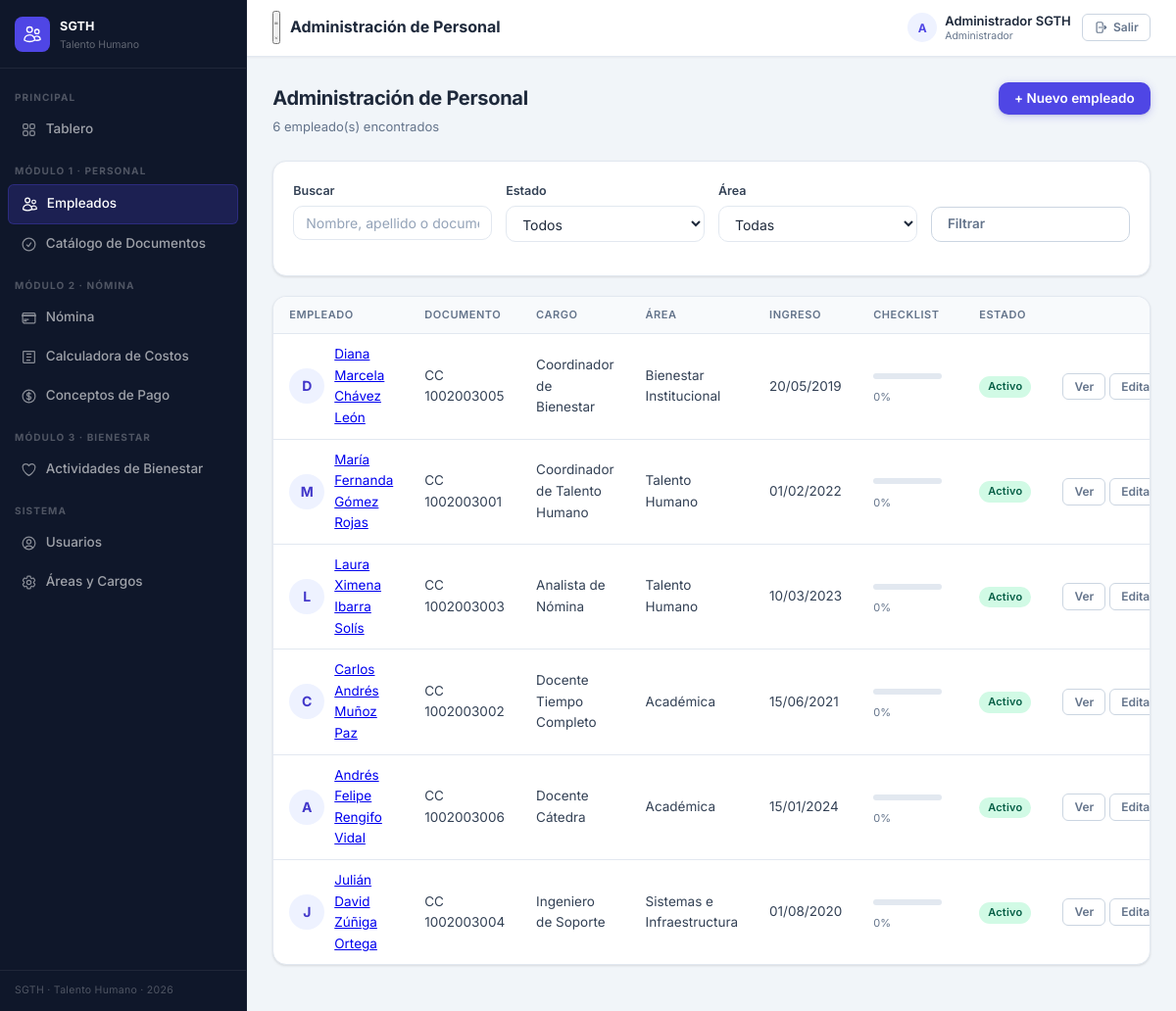
The app's page /public/empleados (signed in) with its own data.
### tables this page shows
CREATE TABLE empleados (
  id                          INT AUTO_INCREMENT PRIMARY KEY,
  tipo_documento              ENUM('CC','CE','TI','PA') NOT NULL DEFAULT 'CC',
  numero_documento            VARCHAR(30) NOT NULL UNIQUE,
  nombres                     VARCHAR(100) NOT NULL,
  apellidos                   VARCHAR(100) NOT NULL,
  fecha_nacimiento            DATE NULL,
  genero                      ENUM('M','F','Otro') NULL,
  estado_civil                VARCHAR(30) NULL,
  direccion                   VARCHAR(200) NULL,
  telefono                    VARCHAR(30) NULL,
  email                       VARCHAR(120) NULL,
  cargo_id                    INT NULL,
  area_id                     INT NULL,
  fecha_ingreso               DATE NOT NULL,
  tipo_contrato               ENUM('termino_fijo','termino_indefinido','obra_labor','prestacion_servicios') NOT NULL DEFAULT 'termino_fijo',
  salario_base                DECIMAL(12,2) NOT NULL DEFAULT 0,
  eps                         VARCHAR(100) NULL,
  fondo_pension               VARCHAR(100) NULL,
  arl                         VARCHAR(100) NULL,
  tipo_sangre                 VARCHAR(5) NULL,
  contacto_emergencia_nombre  VARCHAR(120) NULL,
  contacto_emergencia_telefono VARCHAR(30) NULL,
  estado                      ENUM('activo','inactivo','retirado') NOT NULL DEFAULT 'activo',
  fecha_retiro                DATE NULL,
  foto_path                   VARCHAR(255) NULL,
  created_at                  TIMESTAMP DEFAULT CURRENT_TIMESTAMP,
  updated_at                  TIMESTAMP DEFAULT CURRENT_TIMESTAMP ON UPDATE CURRENT_TIMESTAMP,
  FOREIGN KEY (cargo_id) REFERENCES cargos(id) ON DELETE SET NULL,
  FOREIGN KEY (area_id) REFERENCES areas(id) ON DELETE SET NULL
);

CREATE TABLE cargos (
  id                      INT AUTO_INCREMENT PRIMARY KEY,
  nombre                  VARCHAR(120) NOT NULL,
  area_id                 INT NULL,
  salario_base_sugerido   DECIMAL(12,2) NULL,
  created_at              TIMESTAMP DEFAULT CURRENT_TIMESTAMP,
  FOREIGN KEY (area_id) REFERENCES areas(id) ON DELETE SET NULL
);

CREATE TABLE areas (
  id            INT AUTO_INCREMENT PRIMARY KEY,
  nombre        VARCHAR(120) NOT NULL,
  descripcion   VARCHAR(255) NULL,
  created_at    TIMESTAMP DEFAULT CURRENT_TIMESTAMP
);

### app/controllers/EmpleadoController.php (called while the page is built, shortened)
<?php
class EmpleadoController {
    public function index(): void {
        $q      = trim($_GET['q'] ?? '');
        $estado = $_GET['estado'] ?? '';
        $area   = $_GET['area'] ?? '';
        $where  = [];
        $params = [];
        $whereSql = $where ? ('WHERE ' . implode(' AND ', $where)) : '';
        $empleados = DB::fetchAll("
            SELECT e.*, c.nombre AS cargo, a.nombre AS area,
                   COALESCE(vc.pct_completitud,0) AS pct_checklist
            FROM empleados e
            LEFT JOIN cargos c ON c.id = e.cargo_id
            LEFT JOIN areas  a ON a.id = e.area_id
            LEFT JOIN v_checklist_completitud vc ON vc.empleado_id = e.id
            $whereSql
            ORDER BY e.apellidos, e.nombres
        ", $params);
        $areas = DB::fetchAll("SELECT * FROM areas ORDER BY nombre");
        View::render('empleados.index', [
            'titulo'    => 'Administración de Personal',
            'empleados' => $empleados,
            'areas'     => $areas,
            'q'         => $q,
            'estado'    => $estado,
            'areaSel'   => $area,
        ]);
    }
}

### public/index.php (called while the page is built, shortened)
<?php
require_once ROOT . '/app/helpers/Session.php';
require_once ROOT . '/app/helpers/DB.php';
require_once ROOT . '/app/helpers/Auth.php';
require_once ROOT . '/app/helpers/Router.php';
require_once ROOT . '/app/helpers/View.php';
$url = $_GET['url'] ?? '';
$url = trim($url, '/');
(new Router())->dispatch($url);

### app/helpers/DB.php (called while the page is built, shortened)
<?php
class DB {
    private static ?PDO $pdo = null;
    public static function connect(): PDO {
        if (self::$pdo === null) {
            $dsn = sprintf('mysql:host=%s;dbname=%s;charset=%s', DB_HOST, DB_NAME, DB_CHARSET);
            self::$pdo = new PDO($dsn, DB_USER, DB_PASS, [
                PDO::ATTR_ERRMODE            => PDO::ERRMODE_EXCEPTION,
                PDO::ATTR_DEFAULT_FETCH_MODE => PDO::FETCH_ASSOC,
                PDO::ATTR_EMULATE_PREPARES   => false,
            ]);
        }
        return self::$pdo;
    }
    public static function query(string $sql, array $p = []): PDOStatement {
        $stmt = self::connect()->prepare($sql);
        $stmt->execute($p);
        return $stmt;
    }
    public static function fetchAll(string $sql, array $p = []): array {
        return self::query($sql, $p)->fetchAll();
    }
}

### app/helpers/Session.php (called while the page is built, shortened)
<?php
class Session {
    public static function get(string $k, mixed $d = null): mixed { return $_SESSION[$k] ?? $d; }
}

### app/helpers/Auth.php (called while the page is built, shortened)
<?php
class Auth {
    public static function rol(): int      { return (int)(Session::get('user')['rol_id'] ?? 0); }
    public static function puedeGestionar(): bool {
        return in_array(self::rol(), [ROL_ADMIN, ROL_GESTOR], true);
    }
}

### app/views/empleados/index.php (the view, shortened to what this page needs)
<div class="page-header">
  <div>
    <div class="page-title">Administración de Personal</div>
    <div class="page-subtitle"><?= count($empleados) ?> empleado(s) encontrados</div>
  </div>
  <div class="page-actions">
    <?php if (Auth::puedeGestionar()): ?>
    <a href="<?= APP_URL ?>/empleados/crear" class="btn btn-primary">+ Nuevo empleado</a>
    <?php endif; ?>
  </div>
</div>
<div class="card">
  <form method="GET" action="<?= APP_URL ?>/empleados" class="form-row" style="margin-bottom:0">
    <label>Buscar
      <input type="text" name="q" value="<?= View::e($q) ?>" placeholder="Nombre, apellido o documento">
    </label>
    <label>Estado
      <select name="estado">
        <option value="">Todos</option>
      </select>
    </label>
    <label>Área
      <select name="area">
        <option value="">Todas</option>
      </select>
    </label>
    <label style="align-self:end">
      <button type="submit" class="btn btn-outline" style="width:100%">Filtrar</button>
    </label>
  </form>
</div>
<div class="card">
  <table>
    <thead>
      <tr><th>Empleado</th><th>Documento</th><th>Cargo</th><th>Área</th><th>Ingreso</th><th>Checklist</th><th>Estado</th><th></th></tr>
    </thead>
    <tbody>
      <?php foreach ($empleados as $e): ?>
      <tr>
        <td>
          <div style="display:flex;align-items:center;gap:10px">
            <div class="avatar-circle-sm avatar-circle"><?= mb_strtoupper(mb_substr($e['nombres'],0,1)) ?></div>
            <a href="<?= APP_URL ?>/empleados/<?= $e['id'] ?>"><?= View::e($e['nombres'].' '.$e['apellidos']) ?></a>
          </div>
        </td>
        <td><?= View::e($e['tipo_documento'].' '.$e['numero_documento']) ?></td>
        <td><?= View::e($e['cargo'] ?? '—') ?></td>
        <td><?= View::e($e['area'] ?? '—') ?></td>
        <td><?= View::fecha($e['fecha_ingreso']) ?></td>
        <td>
          <div class="progress-bar" style="width:70px"><div class="progress-fill" style="width:<?= (float)$e['pct_checklist'] ?>%"></div></div>
          <span style="font-size:11px;color:var(--muted)"><?= (float)$e['pct_checklist'] ?>%</span>
        </td>
        <td><span class="badge <?= View::estadoEmpleadoBadge($e['estado']) ?>"><?= View::estadoEmpleadoLabel($e['estado']) ?></span></td>
        <td style="white-space:nowrap">
          <a href="<?= APP_URL ?>/empleados/<?= $e['id'] ?>" class="btn btn-outline btn-sm">Ver</a>
          <?php if (Auth::puedeGestionar()): ?>
          <a href="<?= APP_URL ?>/empleados/<?= $e['id'] ?>/editar" class="btn btn-outline btn-sm">Editar</a>
          <?php endif; ?>
        </td>
      </tr>
      <?php endforeach; ?>
    </tbody>
  </table>
</div>

### app/helpers/Router.php (shortened to what this page needs)
<?php
class Router {
    private array $routes = [];
    public function dispatch(string $url): void {
        $url = trim($url, '/');
        foreach ($this->routes as $pattern => [$ctrl, $met]) {
            if (preg_match($pattern, $url, $m)) {
                array_shift($m);
                $this->run($ctrl, $met, array_values($m));
                return;
            }
        }
    }
    private function run(string $ctrl, string $met, array $params): void {
        $obj = new $ctrl();
        call_user_func_array([$obj, $met], $params);
    }
}

### public/assets/css/app.css (style rules this page uses)
*,*::before,*::after { box-sizing: border-box; margin: 0; padding: 0 }
:root { --primary: #1e3a5f; --primary-h: #162d4a; --blue: #4f46e5; --blue-h: #4338ca; --blue-bg: #eef2ff; --accent: #f59e0b; --success: #059669; --success-bg: #d1fae5; --success-txt: #065f46; --warning: #d97706; --warning-bg: #fef3c7; --warning-txt: #92400e; --danger: #dc2626; --danger-bg: #fee2e2; --danger-txt: #991b1b; --info: #0284c7; --info-bg: #e0f2fe; --bg: #f1f5f9; --surface: #ffffff; --surface2: #f8fafc; --border: #e2e8f0; --border-h: #cbd5e1; --txt: #1e293b; --txt2: #334155; --muted: #64748b; --faint: #94a3b8; --sidebar-w: 252px; --topbar-h: 57px; --r-sm: 6px; --r: 10px; --r-lg: 14px; --r-xl: 18px; --sh-xs: 0 1px 2px rgba(0,0,0,.05); --sh-sm: 0 1px 3px rgba(0,0,0,.08), 0 1px 2px rgba(0,0,0,.04); --sh: 0 4px 6px -1px rgba(0,0,0,.08), 0 2px 4px -2px rgba(0,0,0,.06); --font: 'Inter', 'Segoe UI', system-ui, -apple-system, sans-serif; --tr: .18s ease; }
html { font-size: 15px; }
body { font-family: var(--font); background: var(--bg); color: var(--txt); line-height: 1.6; -webkit-font-smoothing: antialiased; overflow-x: hidden; scroll-behavior: smooth; }
button, a, [role="button"] { -webkit-tap-highlight-color: transparent; }
.page-header { display: flex; align-items: flex-start; justify-content: space-between; margin-bottom: 24px; flex-wrap: wrap; gap: 12px; }
.page-title { font-size: 20px; font-weight: 700; color: var(--txt); letter-spacing: -.3px; }
.page-subtitle { font-size: 13px; color: var(--muted); margin-top: 3px; }
.page-actions { display: flex; gap: 8px; flex-wrap: wrap; align-items: center; }
.card { background: var(--surface); border: 1px solid var(--border); border-radius: var(--r-lg); padding: 20px; box-shadow: var(--sh-sm); margin-bottom: 20px; overflow: hidden; overflow: clip; }
.card > table { margin: -20px -20px -20px; width: calc(100% + 40px); }
.form-row { display: grid; grid-template-columns: repeat(auto-fit, minmax(200px, 1fr)); gap: 14px; margin-bottom: 4px; }
label { display: block; font-size: 12.5px; font-weight: 600; color: var(--txt2); margin-bottom: 14px; }
label input, label select, label textarea { display: block; width: 100%; margin-top: 5px; padding: 8px 12px; border: 1.5px solid var(--border); border-radius: var(--r); font-family: var(--font); font-size: 14px; color: var(--txt); background: #fff; outline: none; transition: border-color var(--tr), box-shadow var(--tr); }
label input::placeholder { color: var(--faint); }
.btn { display: inline-flex; align-items: center; gap: 6px; padding: 8px 16px; border-radius: var(--r); font-family: var(--font); font-size: 13.5px; font-weight: 600; cursor: pointer; border: none; text-decoration: none; transition: background var(--tr), box-shadow var(--tr), transform var(--tr); white-space: nowrap; line-height: 1.3; }
.btn-primary { background: var(--blue); color: #fff; box-shadow: 0 1px 2px rgba(0,0,0,.08), 0 2px 8px rgba(79,70,229,.25); }
.btn-outline { background: transparent; border: 1.5px solid var(--border-h); color: var(--muted); box-shadow: none; }
.btn-sm { padding: 5px 11px; font-size: 12px; border-radius: var(--r-sm); }
table { width: 100%; border-collapse: collapse; font-size: 13.5px; }
th { background: #f8fafc; font-weight: 600; font-size: 11px; text-transform: uppercase; letter-spacing: .05em; color: var(--muted); padding: 10px 16px; border-bottom: 1px solid var(--border); text-align: left; }
td { padding: 10px 16px; border-bottom: 1px solid var(--border); color: var(--txt2); vertical-align: middle; }
tbody tr:last-child td { border-bottom: none; }
.badge { display: inline-flex; align-items: center; padding: 2px 9px; border-radius: 20px; font-size: 11px; font-weight: 600; letter-spacing: .02em; }
.badge-aprobado { background: #d1fae5; color: #065f46; }
.progress-bar { display: inline-block; background: var(--border); border-radius: 20px; height: 6px; overflow: hidden; vertical-align: middle; margin-right: 6px; }
.avatar-circle { width: 56px; height: 56px; border-radius: 50%; background: var(--blue-bg); color: var(--blue-h); display: flex; align-items: center; justify-content: center; font-weight: 700; font-size: 20px; flex-shrink: 0; }
.avatar-circle-sm { width: 36px; height: 36px; font-size: 14px; }

### public/assets/css/responsive.css (style rules this page uses)
:root { --bp-xs: 480px; --bp-sm: 640px; --bp-md: 768px; --bp-lg: 1024px; --bp-xl: 1280px; }

### records on screen
empleados: nombres "D", View::e($e['nombres'].' '.$e['apellidos']) "Diana Marcela Chávez León", tipo_documento+numero_documento "CC 1002003005", cargo.nombre "Coordinador de Bienestar", area.nombre "Bienestar Institucional", fecha_ingreso "20/05/2019", pct_checklist "0", estado "Activo"
empleados: nombres "M", View::e($e['nombres'].' '.$e['apellidos']) "María Fernanda Gómez Rojas", tipo_documento+numero_documento "CC 1002003001", cargo.nombre "Coordinador de Talento Humano", area.nombre "Talento Humano", fecha_ingreso "01/02/2022", pct_checklist "0", estado "Activo"
empleados: nombres "L", View::e($e['nombres'].' '.$e['apellidos']) "Laura Ximena Ibarra Solís", tipo_documento+numero_documento "CC 1002003003", cargo.nombre "Analista de Nómina", area.nombre "Talento Humano", fecha_ingreso "10/03/2023", pct_checklist "0", estado "Activo"
empleados: nombres "C", View::e($e['nombres'].' '.$e['apellidos']) "Carlos Andrés Muñoz Paz", tipo_documento+numero_documento "CC 1002003002", cargo.nombre "Docente Tiempo Completo", area.nombre "Académica", fecha_ingreso "15/06/2021", pct_checklist "0", estado "Activo"
empleados: nombres "A", View::e($e['nombres'].' '.$e['apellidos']) "Andrés Felipe Rengifo Vidal", tipo_documento+numero_documento "CC 1002003006", cargo.nombre "Docente Cátedra", area.nombre "Académica", fecha_ingreso "15/01/2024", pct_checklist "0", estado "Activo"
empleados: nombres "J", View::e($e['nombres'].' '.$e['apellidos']) "Julián David Zúñiga Ortega", tipo_documento+numero_documento "CC 1002003004", cargo.nombre "Ingeniero de Soporte", area.nombre "Sistemas e Infraestructura", fecha_ingreso "01/08/2020", pct_checklist "0", estado "Activo"

### other values on screen
count($empleados) "6"
